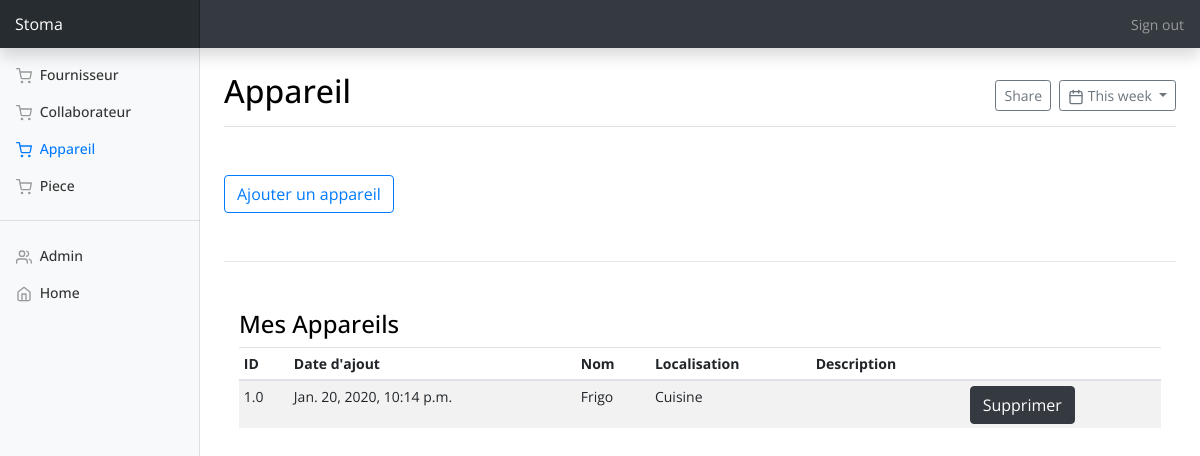
/appareil/ (signed in), run on an earlier commit of the app's database.
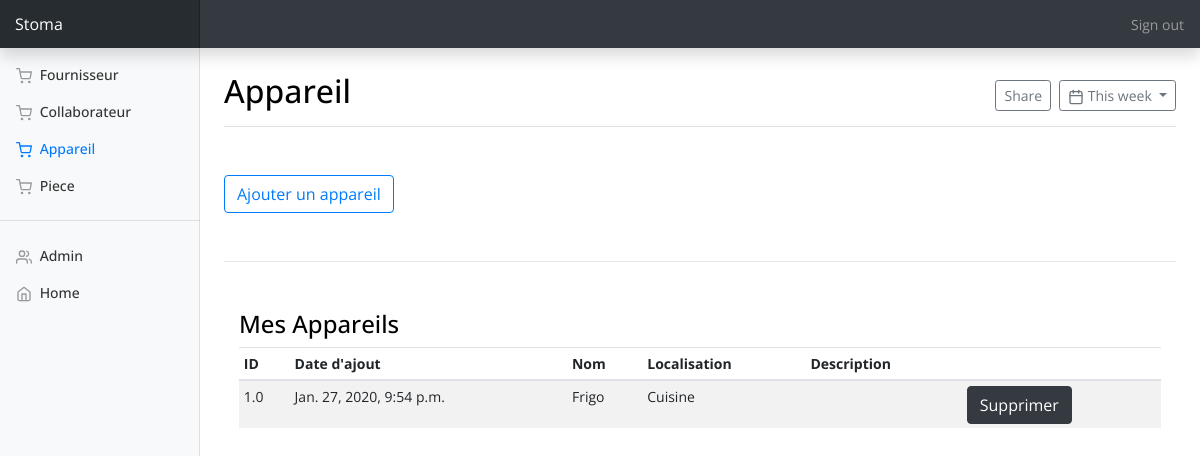
And on a later commit of the database.
### apps/appareil/models.py (models this page shows, shortened)
class Appareil(models.Model):
    date = models.DateTimeField(null=True, blank=True)
    id_appareil = models.FloatField(null=True, blank=True)
    name = models.CharField(max_length=70, null=True, blank=True)
    location = models.CharField(max_length=70, null=True, blank=True)
    description = models.CharField(max_length=200, null=True, blank=True)
    user_username = models.CharField(max_length=150, null=True, blank=True)

### apps/appareil/views.py (the view)
# urls.py: path('appareil/', views.view_display_appareil, name='display_appareil'),
@login_required
def view_display_appareil(request):
    appareil = Appareil.objects.filter(user_username=request.user.get_username())
    id_appareil = request.GET.get('get_id')
    if id_appareil:
	    appareil_to_delete = appareil.filter(id_appareil=id_appareil)
	    for ap in appareil_to_delete:
	    	ap.delete()
    context = {'appareil': appareil}
    return render(request, 'appareil/display_appareil.html', context)

### apps/appareil/templates/appareil/display_appareil.html (shortened to what this page needs)
{% extends "home/base.html" %}
{% load static %}
{% block content %}
{% load crispy_forms_tags %}
<body>
<div class="upper-navbar">
    <nav class="navbar navbar-dark fixed-top bg-dark flex-md-nowrap p-0 shadow">
        <a class="navbar-brand col-sm-3 col-md-2 mr-0" href="{% url 'home' %}">Stoma</a>
        <ul class="navbar-nav px-3">
            <li class="nav-item text-nowrap">
                <a class="nav-link" href="{% url 'logout' %}">Sign out</a>
            </li>
        </ul>
    </nav>
</div>
<div class="container-fluid">
<div class="row">
<nav class="col-md-2 d-none d-md-block bg-light sidebar">
<div class="sidebar-sticky">
<ul class="nav flex-column">
<li class="nav-item">
<a class="nav-link" href="{% url 'display_fournisseur' %}">
<span data-feather="shopping-cart"></span>
              Fournisseur
            </a>
</li>
<li class="nav-item">
<a class="nav-link" href="{% url 'display_collaborateur' %}">
<span data-feather="shopping-cart"></span>
              Collaborateur
            </a>
</li>
<li class="nav-item">
<a class="nav-link active" href="{% url 'display_appareil' %}">
<span data-feather="shopping-cart"></span>
              Appareil
            </a>
</li>
<li class="nav-item">
<a class="nav-link" href="{% url 'display_piece' %}">
<span data-feather="shopping-cart"></span>
              Piece
            </a>
</li>
<hr/>
<li class="nav-item">
<a class="nav-link" href="{% url 'admin' %}">
<span data-feather="users"></span>
              Admin
</a>
</li>
<li class="nav-item">
<a class="nav-link" href="{% url 'home' %}">
<span data-feather="home"></span>
              Home <span class="sr-only">(current)</span>
</a>
</li>
</ul>
</div>
</nav>
</div>
</div>
<main class="col-md-9 ml-sm-auto col-lg-10 px-4" role="main">
<div class="d-flex justify-content-between flex-wrap flex-md-nowrap align-items-center pt-3 pb-2 mb-3 border-bottom">
<h1 class="h2">Appareil</h1>
<div class="btn-toolbar mb-2 mb-md-0">
<div class="btn-group mr-2">
<button class="btn btn-sm btn-outline-secondary" type="button">Share</button>
</div>
<button class="btn btn-sm btn-outline-secondary dropdown-toggle" type="button">
<span data-feather="calendar"></span>
            This week
          </button>
</div>
</div>
    <div class="container my-5">
        <div class="row">
            <a href="{% url 'register_appareil' %}">
                <button type="button" class="btn btn-outline-primary">
                    Ajouter un appareil
                </button>
            </a>
        </div>
    </div>
    <hr/>
    <div class="container my-5">
        <div class="row">
          <div class="col-md-12 order-md-1">
            <h4>Mes Appareils</h4>
              <div class="table-responsive">
                <table class="table table-striped table-sm">
                  <thead>
                    <tr>
                      <th>ID</th>
                      <th>Date d'ajout</th>
                      <th>Nom</th>
                      <th>Localisation</th>
                      <th>Description</th>
                      <th></th>
                    </tr>
                  </thead>
                  <tbody>
                    {% for a in appareil %}
                    <tr>
                      <td>{{a.id_appareil}}</td>
                      <td>{{a.date}}</td>
                      <td>{{a.name}}</td>
                      <td>{{a.location}}</td>
                      <td>{{a.description}}</td>
                      <td>
                        <form method='GET'>
                          <button class="btn btn-dark" type="submit" value="{{a.id_appareil}}" name="get_id">
                            Supprimer
                          </button>
                        </form>
                      </td>
                    </tr>
                    {% endfor %}
                  </tbody>
                </table>
              </div>
          </div>
        </div>
    </div>
</main>
</body>
{% endblock content %}

### apps/home/templates/home/base.html (shortened to what this page needs)
{% load static %}
{% load crispy_forms_tags %}
<!DOCTYPE html>
<html>
{% if user.is_authenticated %}
<head>
<link href="{% static 'home/css/bootstrap.min.css' %}" rel="stylesheet"/>
<link type="text/css" rel="stylesheet" href="{% static 'home/css/animate.css' %}"/>
<link href="{% static 'home/css/dashboard.css' %}" rel="stylesheet"/>
<link href="{% static 'home/css/listings_styles.css' %}" rel="stylesheet"/>
<link href="{% static 'home/css/listings_responsive.css' %}" rel="stylesheet"/>
<link href="{% static 'home/css/fontawesome-all.css' %}" rel="stylesheet"/>
<link href="https://cdnjs.cloudflare.com/ajax/libs/metro/4.2.40/css/metro-icons.css" rel="stylesheet"/>
<link type="text/css" rel="stylesheet" href="{% static 'home/calendrier/css/calendrier.css' %}"/>
</head>
{% endif %}
<body>
    {% block content %}
    {% endblock %}
</body>
</html>

### apps/home/static/home/css/dashboard.css (style rules this page uses)
body { font-size: .875rem; }
.feather { width: 16px; height: 16px; vertical-align: text-bottom; }
.sidebar { position: fixed; top: 0; bottom: 0; left: 0; z-index: 100; padding: 0; box-shadow: inset -1px 0 0 rgba(0, 0, 0, .1); }
.sidebar-sticky { position: -webkit-sticky; position: sticky; top: 48px; height: calc(100vh - 48px); padding-top: .5rem; overflow-x: hidden; overflow-y: auto; }
.sidebar .nav-link { font-weight: 500; color: #333; }
.sidebar .nav-link .feather { margin-right: 4px; color: #999; }
.sidebar .nav-link.active { color: #007bff; }
.sidebar .nav-link:hover .feather, .sidebar .nav-link.active .feather { color: inherit; }
.navbar-brand { padding-top: .75rem; padding-bottom: .75rem; font-size: 1rem; background-color: rgba(0, 0, 0, .25); box-shadow: inset -1px 0 0 rgba(0, 0, 0, .25); }
.border-bottom { border-bottom: 1px solid #e5e5e5; }

### apps/home/static/home/css/listings_styles.css (style rules this page uses)
* { margin: 0; padding: 0; -webkit-font-smoothing: antialiased; -webkit-text-shadow: rgba(0,0,0,.01) 0 0 1px; text-shadow: rgba(0,0,0,.01) 0 0 1px; }
body { font-family: 'Open Sans', sans-serif; font-size: 14px; font-weight: 400; background: #FFFFFF; color: #a5a5a5; }
div { display: block; position: relative; -webkit-box-sizing: border-box; -moz-box-sizing: border-box; box-sizing: border-box; }
ul { list-style: none; margin-bottom: 0px; }
a, a:hover, a:visited, a:active, a:link { text-decoration: none; -webkit-font-smoothing: antialiased; -webkit-text-shadow: rgba(0,0,0,.01) 0 0 1px; text-shadow: rgba(0,0,0,.01) 0 0 1px; }

### apps/home/templates/home/base.html (style rules this page uses)
h1, h2, h3, h4, h5, h6 { color:black; -webkit-font-smoothing: antialiased; }
.upper-navbar { height: 7vh; }

What changed in the data, as far as the page shows it:
removed Appareil: id_appareil "1.0", date "Jan. 20, 2020, 10:14 p.m.", name "Frigo", location "Cuisine"
added Appareil: id_appareil "1.0", date "Jan. 27, 2020, 9:54 p.m.", name "Frigo", location "Cuisine"
